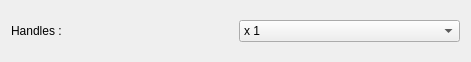
<?xml version="1.0" encoding="UTF-8"?>
<ui version="4.0">
 <class>DiagramEditorHandlerSizeWidget</class>
 <widget class="QWidget" name="DiagramEditorHandlerSizeWidget">
  <property name="geometry">
   <rect>
    <x>0</x>
    <y>0</y>
    <width>471</width>
    <height>62</height>
   </rect>
  </property>
  <property name="windowTitle">
   <string>Properties cross references</string>
  </property>
  <layout class="QHBoxLayout" name="horizontalLayout">
   <item>
    <widget class="QLabel" name="label">
     <property name="text">
      <string>Handles :</string>
     </property>
    </widget>
   </item>
   <item>
    <widget class="QComboBox" name="comboBox">
     <item>
      <property name="text">
       <string>x 1</string>
      </property>
     </item>
     <item>
      <property name="text">
       <string>x 2</string>
      </property>
     </item>
     <item>
      <property name="text">
       <string>x 3</string>
      </property>
     </item>
    </widget>
   </item>
  </layout>
 </widget>
 <resources/>
 <connections/>
</ui>
